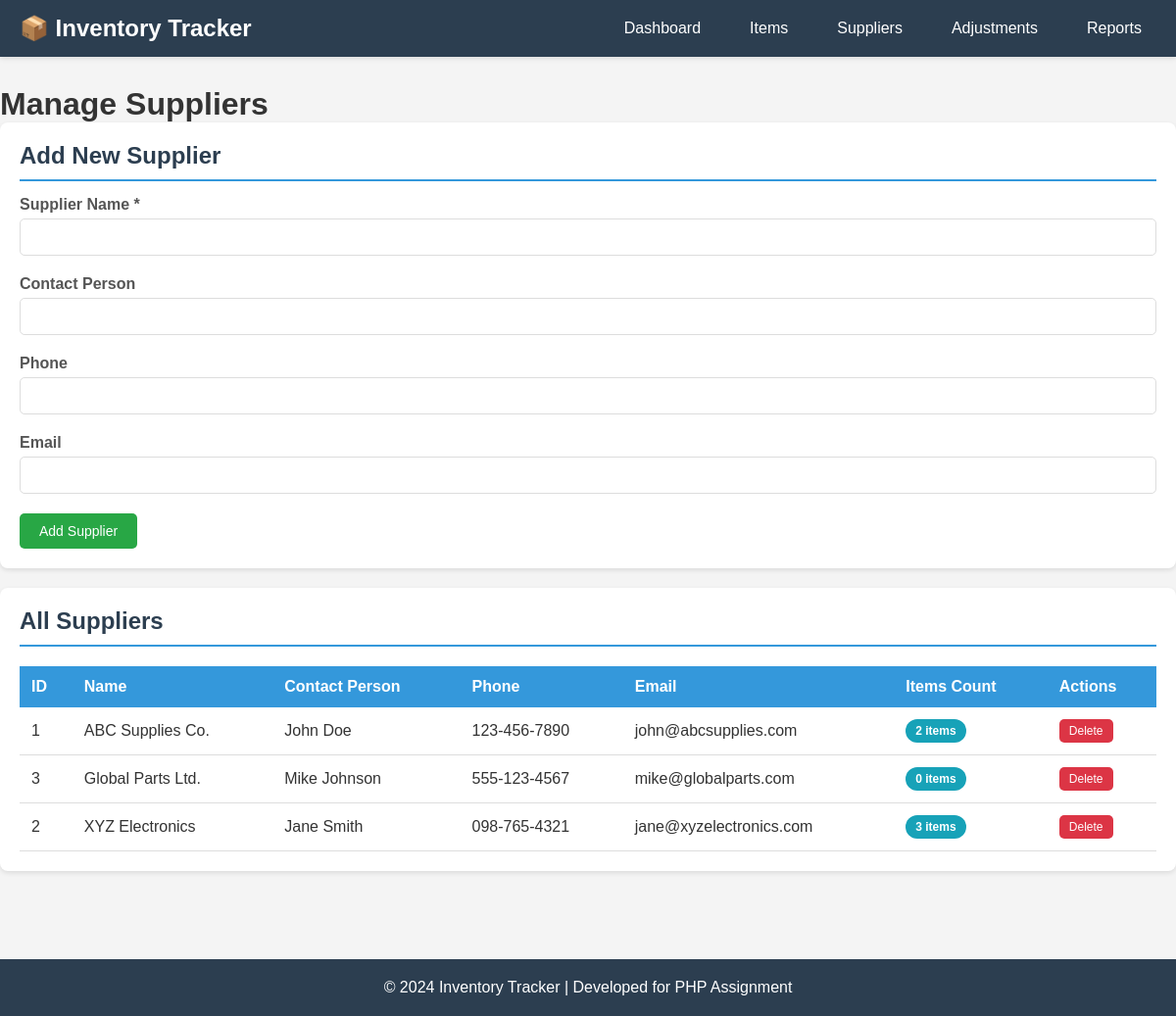
/pages/suppliers.php, run on the app's committed database.
### tables this page shows
CREATE TABLE suppliers (
    id INT PRIMARY KEY AUTO_INCREMENT,
    name VARCHAR(100) NOT NULL,
    contact_person VARCHAR(100),
    phone VARCHAR(20),
    email VARCHAR(100),
    created_at TIMESTAMP DEFAULT CURRENT_TIMESTAMP
);

### pages/suppliers.php (the view, shortened to what this page needs)
<?php
require_once '../config/database.php';
include '../includes/header.php';
$suppliers_query = "SELECT s.*, COUNT(i.id) as item_count
                    FROM suppliers s
                    LEFT JOIN items i ON s.id = i.supplier_id
                    GROUP BY s.id
                    ORDER BY s.name";
$suppliers_result = mysqli_query($conn, $suppliers_query);
?>
<h1>Manage Suppliers</h1>
<div class="card">
    <h2>Add New Supplier</h2>
    <form action="../actions/supplier_actions.php" method="POST">
        <div class="form-group">
            <label for="name">Supplier Name *</label>
            <input type="text" id="name" name="name" required>
        </div>
        <div class="form-group">
            <label for="contact_person">Contact Person</label>
            <input type="text" id="contact_person" name="contact_person">
        </div>
        <div class="form-group">
            <label for="phone">Phone</label>
            <input type="text" id="phone" name="phone">
        </div>
        <div class="form-group">
            <label for="email">Email</label>
            <input type="email" id="email" name="email">
        </div>
        <button type="submit" class="btn btn-success">Add Supplier</button>
    </form>
</div>
<div class="card">
    <h2>All Suppliers</h2>
    <?php if (mysqli_num_rows($suppliers_result) > 0): ?>
    <table>
        <thead>
            <tr>
                <th>ID</th>
                <th>Name</th>
                <th>Contact Person</th>
                <th>Phone</th>
                <th>Email</th>
                <th>Items Count</th>
                <th>Actions</th>
            </tr>
        </thead>
        <tbody>
            <?php while ($supplier = mysqli_fetch_assoc($suppliers_result)): ?>
            <tr>
                <td><?php echo $supplier['id']; ?></td>
                <td><?php echo htmlspecialchars($supplier['name']); ?></td>
                <td><?php echo htmlspecialchars($supplier['contact_person']); ?></td>
                <td><?php echo htmlspecialchars($supplier['phone']); ?></td>
                <td><?php echo htmlspecialchars($supplier['email']); ?></td>
                <td>
                    <span class="badge badge-info"><?php echo $supplier['item_count']; ?> items</span>
                </td>
                <td>
                    <form action="../actions/supplier_actions.php" method="POST" style="display: inline;">
                        <button type="submit" class="btn btn-danger btn-sm"
                                onclick="return confirm('Are you sure? This will unlink all items from this supplier.')">
                            Delete
                        </button>
                    </form>
                </td>
            </tr>
            <?php endwhile; ?>
        </tbody>
    </table>
    <?php else: ?>
    <div class="empty-state">
        <p>No suppliers found. Add your first supplier above!</p>
    </div>
    <?php endif; ?>
</div>
<?php
include '../includes/footer.php';
?>

### css/style.css (style rules this page uses)
* { margin: 0; padding: 0; box-sizing: border-box; }
body { font-family: Arial, sans-serif; background-color: #f4f4f4; color: #333; }
.card { background: white; padding: 20px; border-radius: 8px; box-shadow: 0 2px 5px rgba(0,0,0,0.1); margin-bottom: 20px; }
.card h2 { margin-bottom: 15px; color: #2c3e50; border-bottom: 2px solid #3498db; padding-bottom: 10px; }
table { width: 100%; border-collapse: collapse; margin-top: 20px; }
table th { background-color: #3498db; color: white; padding: 12px; text-align: left; font-weight: bold; }
table td { padding: 12px; border-bottom: 1px solid #ddd; }
.badge { display: inline-block; padding: 5px 10px; border-radius: 12px; font-size: 12px; font-weight: bold; }
.badge-info { background-color: #17a2b8; color: white; }
.form-group { margin-bottom: 20px; }
.form-group label { display: block; margin-bottom: 5px; font-weight: bold; color: #555; }
.form-group input, .form-group select, .form-group textarea { width: 100%; padding: 10px; border: 1px solid #ddd; border-radius: 5px; font-size: 14px; }
.btn { display: inline-block; padding: 10px 20px; border: none; border-radius: 5px; cursor: pointer; text-decoration: none; font-size: 14px; transition: all 0.3s; }
.btn-success { background-color: #28a745; color: white; }
.btn-danger { background-color: #dc3545; color: white; }
.btn-sm { padding: 5px 10px; font-size: 12px; }

### data on the page
suppliers: id "1", name "ABC Supplies Co.", contact_person "John Doe", phone "123-456-7890", email "john@abcsupplies.com", item_count "2"
suppliers: id "3", name "Global Parts Ltd.", contact_person "Mike Johnson", phone "555-123-4567", email "mike@globalparts.com", item_count "0"
suppliers: id "2", name "XYZ Electronics", contact_person "Jane Smith", phone "098-765-4321", email "jane@xyzelectronics.com", item_count "3"
